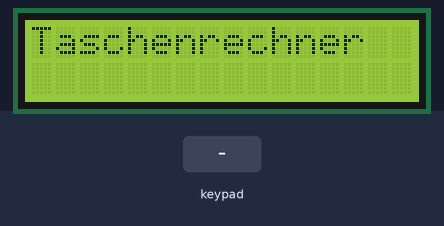
This sketch was run on a simulated Arduino Uno, built with avr-gcc and run on an emulated ATmega328P. On the bench: 16×2 character LCD. The inputs (shaded band) are chosen by the test bench.

Above: at 0.1 s.
3.3 s: keypad keys 9 8 7 6 * pressed 0.4 s apart
At 5.9 s:
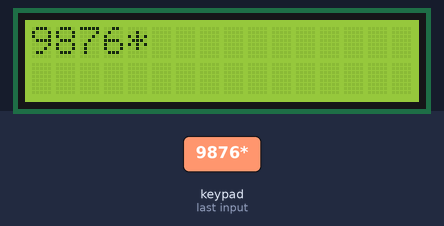
6.8 s: key '1' pressed
At 7.5 s:
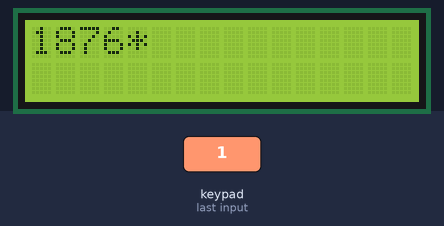
8.3 s: key '2' pressed
At 8.7 s:
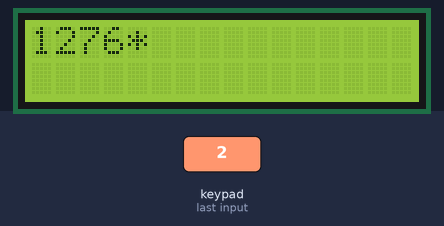
9.8 s: keypad keys 9 8 7 6 pressed 0.4 s apart
At 11.9 s:
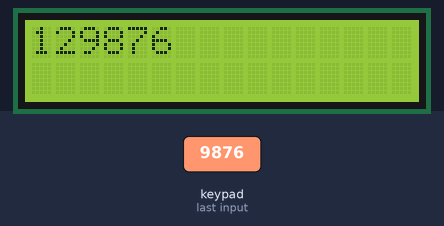
12.9 s: keypad keys 9 8 7 6 = pressed 0.4 s apart
At 16.0 s:
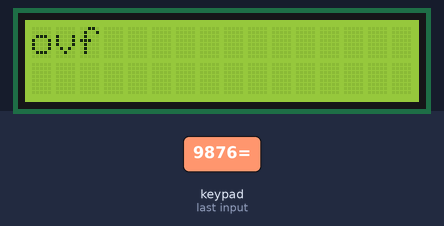
16.4 s: key '+' pressed
At 17.3 s:
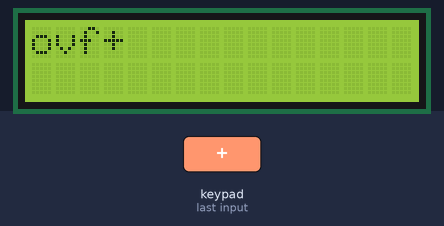
Timing chart, 0 to 18.9 s (numbered marks = the images above; inputs shaded):
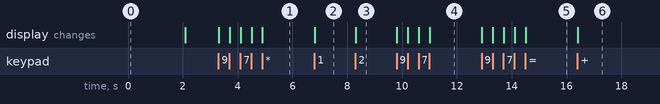

Measured:
- after the input at 3.3 s, the display: first changes at once (image 1 shows a later state)
- after the input at 6.8 s, the display: changes at once (image 2)
- after the input at 8.3 s, the display: changes at once (image 3)
- after the input at 9.8 s, the display: first changes at once (image 4 shows a later state)
- after the input at 12.9 s, the display: first changes at once (image 5 shows a later state)
- after the input at 16.4 s, the display: changes at once (image 6)

The sketch:

Taschenrechner.ino
```cpp
#include <Wire.h>
#include <Keypad.h>
#include <LiquidCrystal_I2C.h>

LiquidCrystal_I2C lcd(0x27, 16, 2);

const byte ROWS = 4; // Anzahl der Reihen des Keypads
const byte COLS = 4; // Anzahl der Spalten des Keypads

char keys[ROWS][COLS] = {
  {'1', '2', '3', '+'},
  {'4', '5', '6', '-'},
  {'7', '8', '9', '*'},
  {'.', '0', '=', '/'}
};

byte rowPins[ROWS] = {9, 8, 7, 6}; // Pins für die Reihen
byte colPins[COLS] = {5, 4, 3, 2}; // Pins für die Spalten

Keypad keypad = Keypad(makeKeymap(keys), rowPins, colPins, ROWS, COLS);

String inputString = ""; // String zur Speicherung der Eingaben
float linkeZahl = 0;
float rechteZahl = 0;
char letzerOperator;
bool operatorPressed = false;

void setup() {
  lcd.init();
  lcd.backlight();
  lcd.setCursor(0, 0);
  lcd.print("Taschenrechner");
  delay(2000);
  lcd.clear();
}

void loop() {
  char taste = keypad.getKey();

  if (taste) {
    if (taste >= '0' && taste <= '9' || taste == '.') {
      inputString += taste;
      lcd.setCursor(0, 0);
      lcd.print(inputString);
    } else if (taste == '+' || taste == '-' || taste == '*' || taste == '/') {
      if (!operatorPressed) {
        linkeZahl = inputString.toFloat();
        letzerOperator = taste;
        lcd.print(taste);
        inputString = "";
        operatorPressed = true;
      }
    } else if (taste == '=') {
      if (operatorPressed) {
        rechteZahl = inputString.toFloat();
        ergebnisBerechnen();
        inputString = String(linkeZahl); // Setze das Ergebnis als neue Eingabe
        operatorPressed = false; // Berechnung abgeschlossen
      }
    }
  }
}

void ergebnisBerechnen() {
  switch (letzerOperator) {
    case '+':
      linkeZahl += rechteZahl;
      break;
    case '-':
      linkeZahl -= rechteZahl;
      break;
    case '*':
      linkeZahl *= rechteZahl;
      break;
    case '/':
      if (rechteZahl != 0) {
        linkeZahl /= rechteZahl;
      } else {
        lcd.setCursor(0, 1);
        lcd.print("Fehler");
        delay(2000);
        lcd.clear();
        linkeZahl = 0; // Rücksetzen bei Fehler
      }
      break;
  }
  lcd.clear();
  lcd.setCursor(0, 0);
  lcd.print(linkeZahl);
}
```
